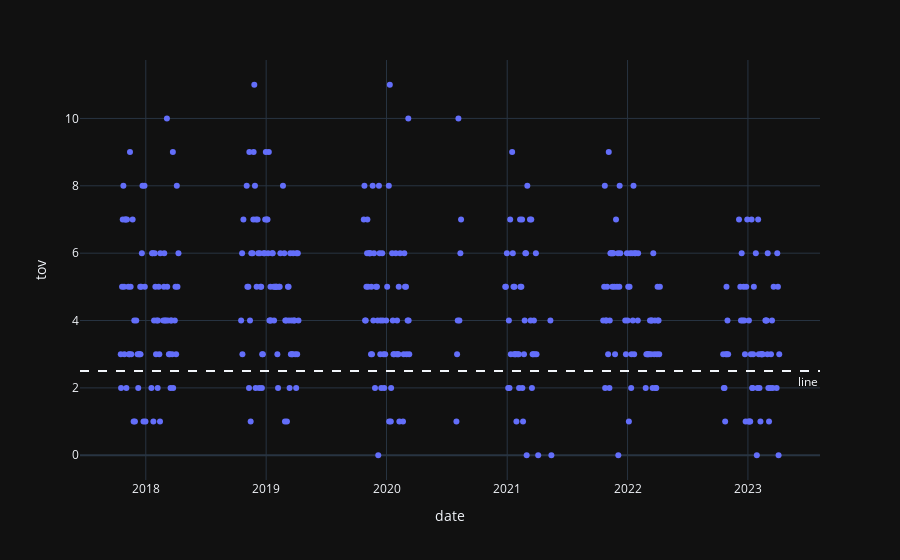

This figure's notebook cell:
### Code cell
# scatter usage 
stat = 'tov'
line = 2.5

scatter(harden, stat, line)

### Figure 1 — Plotly figure (JSON) as saved in the notebook; plotly's stock layout.template omitted (floating-point values rounded to 4 significant figures; data arrays with more than 128 entries replaced by an {"elided": "..."} marker saying what was removed)
{"data": [{"hovertemplate": "date=%{x}<br>tov=%{y}<extra></extra>", "legendgroup": "", "marker": {"color": "#636efa", "symbol": "circle"}, "mode": "markers", "name": "", "orientation": "v", "showlegend": false, "type": "scatter", "x": {"elided": "385 str values"}, "xaxis": "x", "y": {"elided": "385 int values"}, "yaxis": "y"}], "layout": {"annotations": [{"showarrow": false, "text": "line", "x": 1, "xanchor": "right", "xref": "x domain", "y": 2.5, "yanchor": "top", "yref": "y"}], "legend": {"tracegroupgap": 0}, "margin": {"t": 60}, "shapes": [{"line": {"dash": "dash"}, "type": "line", "x0": 0, "x1": 1, "xref": "x domain", "y0": 2.5, "y1": 2.5, "yref": "y"}], "xaxis": {"anchor": "y", "domain": [0, 1], "title": {"text": "date"}}, "yaxis": {"anchor": "x", "domain": [0, 1], "title": {"text": "tov"}}}}
